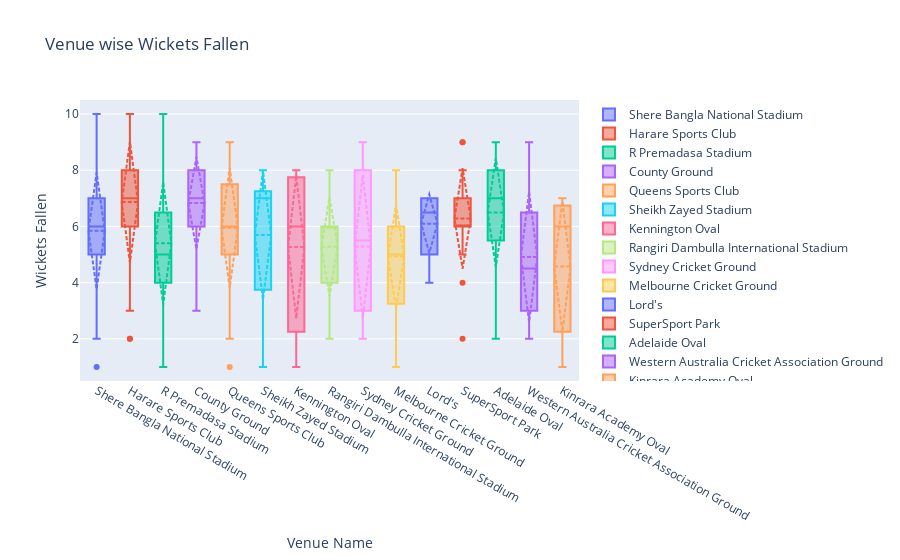

The notebook cell saved with this chart:
### Code cell
# Venue wise Wickets Fallen
import plotly.figure_factory as ff
venues=odi_info['venue'].value_counts()
venue_scores={venue:[] for venue in venues.index[:15]}
for index,row in odi_info.iterrows():
    if venue_scores.get(row['venue'],-1)!=-1:
        venue_scores[row['venue']].append(row['winner-wickets'])
fig=go.Figure()
for index, value in venue_scores.items():
    fig.add_trace(go.Box(y=value,name=index,boxmean='sd'))
fig.update_layout(title='Venue wise Wickets Fallen',xaxis_title='Venue Name',yaxis_title='Wickets Fallen')
fig.show()

### Figure 1 — Plotly figure (JSON) as saved in the notebook; plotly's stock layout.template omitted (floating-point values rounded to 4 significant figures)
{"data": [{"boxmean": "sd", "name": "Shere Bangla National Stadium", "type": "box", "y": [8, 3, 5, null, 7, 7, null, null, null, null, 5, 6, 5, 7, 4, 6, 2, null, null, 9, null, 10, null, 7, 6, 9, 8, 6, 4, null, 7, null, null, null, 6, null, null, 9, null, null, 8, null, null, 6, 5, 6, 5, null, 5, null, 4, null, 2, null, null, null, null, 6, 1, null, 3, 8, 3, 5, 7, null, null, null, 5, 8, 7, null, 7, 8, null, 6, null, null, null, null, null, null, null, 2, null]}, {"boxmean": "sd", "name": "Harare Sports Club", "type": "box", "y": [8, 8, null, null, null, 6, 9, null, null, 7, 6, 8, 9, 4, 7, null, 10, null, 9, 4, 6, null, 7, 7, null, null, null, 7, null, 3, null, null, 6, null, null, null, 7, 10, null, null, null, 7, 2, 5, 2, 9, 8, 10, 8, null, null, null, null, 7, null]}, {"boxmean": "sd", "name": "R Premadasa Stadium", "type": "box", "y": [4, 5, null, 5, null, null, null, null, null, null, null, null, null, null, null, null, 6, null, null, 9, null, 4, 10, 5, 5, 4, null, 2, 5, 6, null, null, null, null, null, 8, 6, null, null, 7, 1, 8, 3, null, 5, null]}, {"boxmean": "sd", "name": "County Ground", "type": "box", "y": [null, null, 6, 9, null, null, 3, null, 5, 4, null, null, 6, null, null, 7, 9, null, 8, 7, 8, 7, 5, null, null, null, 8, 8, null, null, 8, 8, null, null, null, null, 7, null, null]}, {"boxmean": "sd", "name": "Queens Sports Club", "type": "box", "y": [5, 5, 8, null, null, 4, 5, 6, 7, 9, 6, null, null, 1, null, 6, 7, 9, 7, null, null, 7, 8, 2, null, 8, null, 3, null, null, null, 6]}, {"boxmean": "sd", "name": "Sheikh Zayed Stadium", "type": "box", "y": [6, null, 4, null, null, 8, 7, null, null, null, 8, 1, 3, null, null, 7, null, null, 8, 2, null, null, null, null, 6, null, 7, null, null, null, 7, null]}, {"boxmean": "sd", "name": "Kennington Oval", "type": "box", "y": [null, 2, 1, null, null, null, null, null, 3, 8, 6, 4, 7, 2, 8, 7, null, null, null, 6, 8, null, null, 7, 8, null, null, null, 2, null, null]}, {"boxmean": "sd", "name": "Rangiri Dambulla International Stadium", "type": "box", "y": [null, null, 8, 3, 6, null, 6, 6, null, 6, null, 3, null, 7, null, null, 6, 3, null, 8, null, 4, 4, null, null, 7, 6, 2, 6, 4, null]}, {"boxmean": "sd", "name": "Sydney Cricket Ground", "type": "box", "y": [null, null, null, 2, null, null, null, null, 6, 3, null, null, null, 4, 2, 8, null, 5, 8, 7, null, null, 9, 9, null, 2, 3, 6, null, null]}, {"boxmean": "sd", "name": "Melbourne Cricket Ground", "type": "box", "y": [5, 8, 4, 5, null, null, 3, 6, null, null, 1, 6, null, null, null, null, 6, null, null, null, null, 7, 7, null, 3, 4, 3, 6, null]}, {"boxmean": "sd", "name": "Lord's", "type": "box", "y": [7, null, null, 7, null, 7, null, 7, null, null, 6, null, null, 6, 5, 5, null, null, null, 4, null, 7, null, null, null, null]}, {"boxmean": "sd", "name": "SuperSport Park", "type": "box", "y": [6, 9, null, 6, 7, 7, null, 5, null, null, 2, 9, 6, null, null, null, 6, 8, 4, null, 7, null, 6, null]}, {"boxmean": "sd", "name": "Adelaide Oval", "type": "box", "y": [5, null, null, 9, null, 7, null, 2, 8, 6, 8, null, null, 4, null, 8, null, 8, null, null, null, 7, 6, null]}, {"boxmean": "sd", "name": "Western Australia Cricket Association Ground", "type": "box", "y": [6, 5, null, null, null, null, 2, null, 2, null, 4, null, 9, null, null, 9, null, 4, null, 3, 3, null, 5, 7]}, {"boxmean": "sd", "name": "Kinrara Academy Oval", "type": "box", "y": [null, 3, null, null, null, null, null, 7, null, null, 7, null, 1, null, null, 2, 6, null, null, null, null, null, 6]}], "layout": {"title": {"text": "Venue wise Wickets Fallen"}, "xaxis": {"title": {"text": "Venue Name"}}, "yaxis": {"title": {"text": "Wickets Fallen"}}}}
